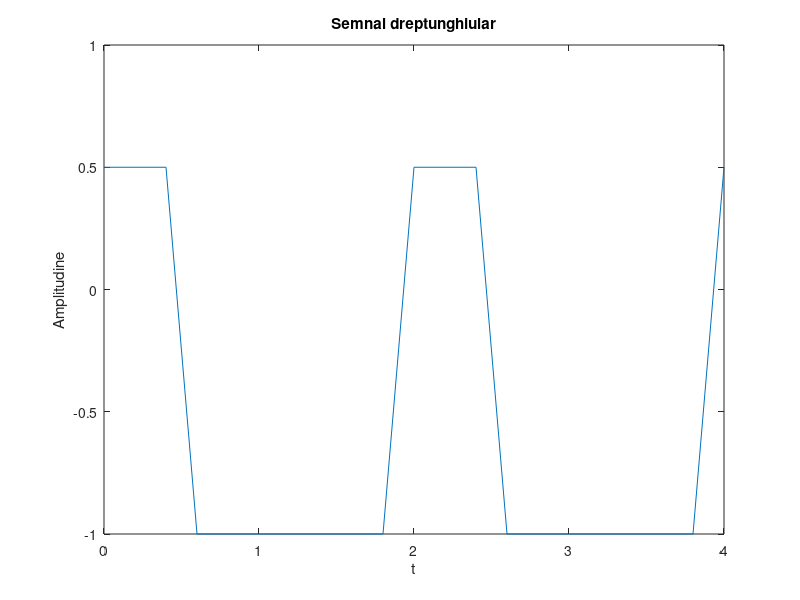
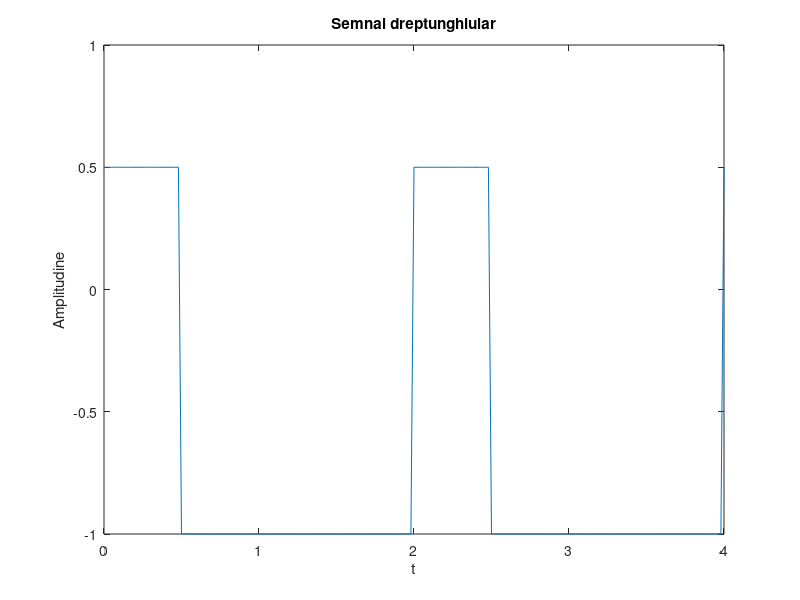
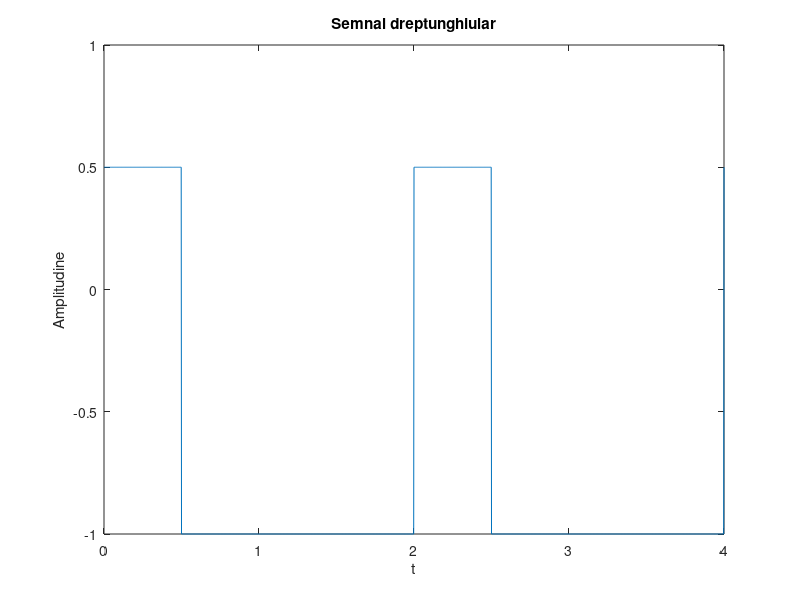

Reproduce these figures in MATLAB, in order.
clc
clear all
close all

tes=0.2;
t=0:tes:4;
y=square(pi*t,25);
y(y>=(max(y)-0.5)) = max(y)-0.5;
figure(1),plot (t,y),xlabel ('t'),ylabel ('Amplitudine'),title ('Semnal dreptunghiular');

tes=0.02;
t=0:tes:4;
y=square(pi*t,25);
y(y>=(max(y)-0.5)) = max(y)-0.5;
figure(2),plot (t,y),xlabel ('t'),ylabel ('Amplitudine'),title ('Semnal dreptunghiular');

tes=0.002;
t=0:tes:4;
y=square(pi*t,25);
y(y>=(max(y)-0.5)) = max(y)-0.5;
figure(3),plot (t,y),xlabel ('t'),ylabel ('Amplitudine'),title ('Semnal dreptunghiular');